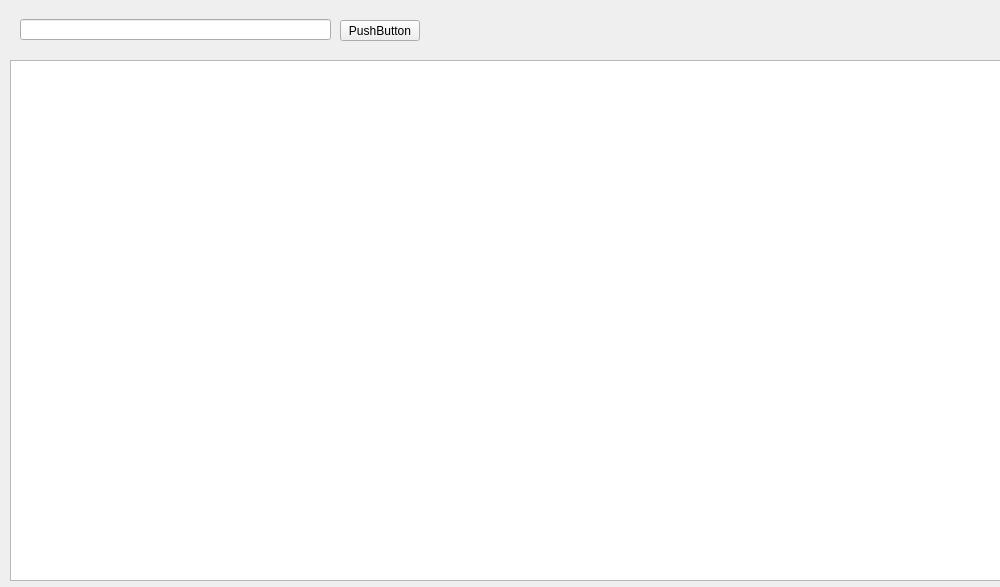
<?xml version="1.0" encoding="UTF-8"?>
<ui version="4.0">
 <class>orderlist</class>
 <widget class="QWidget" name="orderlist">
  <property name="geometry">
   <rect>
    <x>0</x>
    <y>0</y>
    <width>1000</width>
    <height>587</height>
   </rect>
  </property>
  <property name="windowTitle">
   <string>Dialog</string>
  </property>
  <widget class="QPushButton" name="pushButton_search">
   <property name="geometry">
    <rect>
     <x>340</x>
     <y>20</y>
     <width>80</width>
     <height>21</height>
    </rect>
   </property>
   <property name="text">
    <string>PushButton</string>
   </property>
  </widget>
  <widget class="QLineEdit" name="lineEdit_search">
   <property name="geometry">
    <rect>
     <x>20</x>
     <y>19</y>
     <width>311</width>
     <height>21</height>
    </rect>
   </property>
  </widget>
  <widget class="QTableView" name="tableView">
   <property name="geometry">
    <rect>
     <x>10</x>
     <y>60</y>
     <width>991</width>
     <height>521</height>
    </rect>
   </property>
  </widget>
 </widget>
 <resources/>
 <connections/>
</ui>
